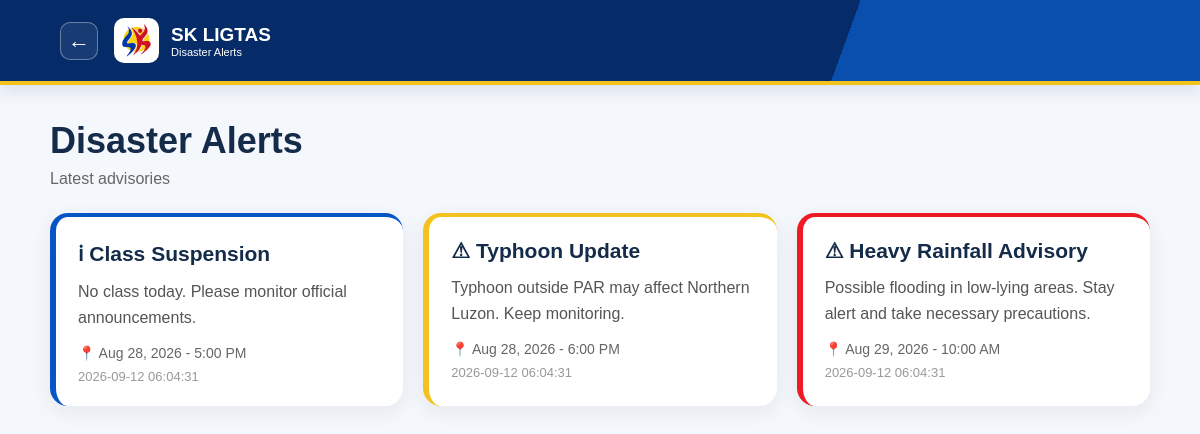
/pages/alerts.php, run on the app's committed database.
### tables this page shows
CREATE TABLE IF NOT EXISTS alerts (
    id INT AUTO_INCREMENT PRIMARY KEY,
    title VARCHAR(200) NOT NULL,
    message TEXT NOT NULL,
    type VARCHAR(30) DEFAULT 'info',
    alert_date VARCHAR(100) DEFAULT '',
    created_at TIMESTAMP DEFAULT CURRENT_TIMESTAMP
);

### pages/alerts.php (the view, shortened to what this page needs)
<?php
require_once "../api/config.php";
$result = $conn->query("SELECT * FROM alerts ORDER BY id DESC");
?>
<!DOCTYPE html>
<html lang="en">
<head>
    <link rel="stylesheet" href="../assets/style.css">
</head>
<body>
<div class="page">
    <header class="header">
    <div class="brand">
        <a href="../index.php" class="back-link" aria-label="Back to home">←</a>
        <div class="shield"><img src="../asset/sk-logo.png" alt="SK LIGTAS Logo"></div>
        <div>
            <strong>SK LIGTAS</strong>
            <span>Disaster Alerts</span>
        </div>
    </div>
</header>
    <main class="content">
        <div class="intro">
            <h2>Disaster Alerts</h2>
            <p>Latest advisories</p>
        </div>
        <?php if ($result->num_rows > 0): ?>
            <div class="alerts">
                <?php while ($alert = $result->fetch_assoc()): ?>
                    <?php
                    $type = strtolower($alert['type'] ?? 'info');
                    ?>
                    <article class="alert-card <?= htmlspecialchars($type) ?>">
                        <div class="alert-title">
                            <?php
                            if ($type === 'danger') {
                                echo '⚠ ';
                            } elseif ($type === 'warning') {
                                echo '⚠ ';
                            } else {
                                echo 'ℹ ';
                            }
                            echo htmlspecialchars($alert['title']);
                            ?>
                        </div>
                        <div class="alert-message">
                            <?= nl2br(htmlspecialchars($alert['message'])) ?>
                        </div>
                        <?php if (!empty($alert['alert_date'])): ?>
                            <div class="alert-location">
                                📍 <?= htmlspecialchars($alert['alert_date']) ?>
                            </div>
                        <?php endif; ?>
                        <div class="alert-date">
                            <?= htmlspecialchars($alert['created_at']) ?>
                        </div>
                    </article>
                <?php endwhile; ?>
            </div>
        <?php endif; ?>
    </main>
</div>
</body>
</html>

### assets/style.css (style rules this page uses)
* { box-sizing:border-box }
html { scroll-behavior:smooth }
body { margin:0;font-family:Inter,Arial,sans-serif;background:#f4f7fb;color:#152238 }
a { text-decoration:none;color:inherit }
.header { position:sticky;top:0;z-index:1000;background:#fff;border-bottom:1px solid #e5e9ef;min-height:74px;padding:12px 4%;display:flex;align-items:center;justify-content:space-between;gap:20px }
.brand { display:flex;align-items:center;gap:12px }
.brand>div:last-child { display:flex;flex-direction:column }
.brand strong { font-size:19px;color:#073b8f }
.brand span { font-size:11px;color:#657185 }
.shield { width:45px;height:45px;border-radius:13px;background:#fff;display:grid!important;place-items:center;overflow:hidden;padding:3px }
.shield img { width:100%;height:100%;object-fit:contain;display:block }
.back-link { color:#0754c7;font-size:22px;margin-right:2px }
:root { --pdf-navy:#062b69;--pdf-red:#ed1c24;--pdf-yellow:#f4c21f }
body { background-color:#f7f8fa;background-image:linear-gradient(rgba(6,43,105,.025) 1px,transparent 1px),linear-gradient(90deg,rgba(6,43,105,.025) 1px,transparent 1px);background-size:22px 22px }
.header { border-bottom-color:#d8dee8 }

### pages/alerts.php (style rules this page uses)
body { margin: 0; font-family: Arial, sans-serif; background: #f4f7fb; color: #222; }
.page { width: 100%; min-height: 100vh; }
.header { background: #c9141b; color: white; padding: 18px 5%; display: flex; align-items: center; justify-content: space-between; gap: 20px; }
.content { width: min(1100px, 92%); margin: 35px auto; }
.intro { margin-bottom: 25px; }
.intro h2 { margin: 0 0 8px; font-size: clamp(25px, 4vw, 36px); }
.intro p { margin: 0; color: #666; }
.alerts { display: grid; grid-template-columns: repeat(auto-fit, minmax(280px, 1fr)); gap: 20px; }
.alert-card { background: white; border-radius: 18px; padding: 22px; box-shadow: 0 6px 20px rgba(0,0,0,.08); border-left: 6px solid #c9141b; }
.alert-card.warning { border-left-color: #f0a000; }
.alert-card.info { border-left-color: #1769aa; }
.alert-card.danger { border-left-color: #c9141b; }
.alert-title { font-size: 21px; font-weight: 800; margin-bottom: 12px; }
.alert-message { color: #555; line-height: 1.6; margin-bottom: 15px; }
.alert-location { font-size: 14px; color: #666; margin-bottom: 8px; }
.alert-date { font-size: 13px; color: #999; }
:root { --sk-navy:#062b69;--sk-blue:#0754c7;--sk-red:#ed1c24;--sk-yellow:#f4c21f;--sk-bg:#f4f7fb;--sk-border:#dfe7f1 }
body { background:var(--sk-bg)!important;color:#142b49 }
.header { background:linear-gradient(110deg,var(--sk-navy) 0 70%,#0b4fae 70% 100%)!important;color:#fff!important;border-bottom:4px solid var(--sk-yellow)!important;box-shadow:0 5px 18px rgba(6,43,105,.12) }
.header .brand strong,.header .brand span { color:#fff!important }
.header .back-link { color:#fff!important;width:38px;height:38px;border:1px solid rgba(255,255,255,.35);border-radius:10px;display:grid;place-items:center;margin-right:4px;background:rgba(255,255,255,.08) }
.header .shield { background:#fff!important;color:var(--sk-red)!important;border-radius:10px!important }
.alert-card { border-left:6px solid var(--sk-blue)!important;background:#fff!important;border-top:4px solid var(--sk-blue);box-shadow:0 6px 22px rgba(24,56,92,.07)!important }
.alert-card.info { border-left-color:var(--sk-blue)!important;border-top-color:var(--sk-blue)!important }
.alert-card.warning { border-left-color:var(--sk-yellow)!important;border-top-color:var(--sk-yellow)!important }
.alert-card.danger { border-left-color:var(--sk-red)!important;border-top-color:var(--sk-red)!important }

### data on the page
alerts: type "ℹ", title "Class Suspension", message "No class today. Please monitor official announcements.", alert_date "Aug 28, 2026 - 5:00 PM", created_at "2026-09-12 06:04:31"
alerts: title "Typhoon Update", message "Typhoon outside PAR may affect Northern Luzon. Keep monitoring.", alert_date "Aug 28, 2026 - 6:00 PM", created_at "2026-09-12 06:04:31"
alerts: title "Heavy Rainfall Advisory", message "Possible flooding in low-lying areas. Stay alert and take necessary precautions.", alert_date "Aug 29, 2026 - 10:00 AM", created_at "2026-09-12 06:04:31"
